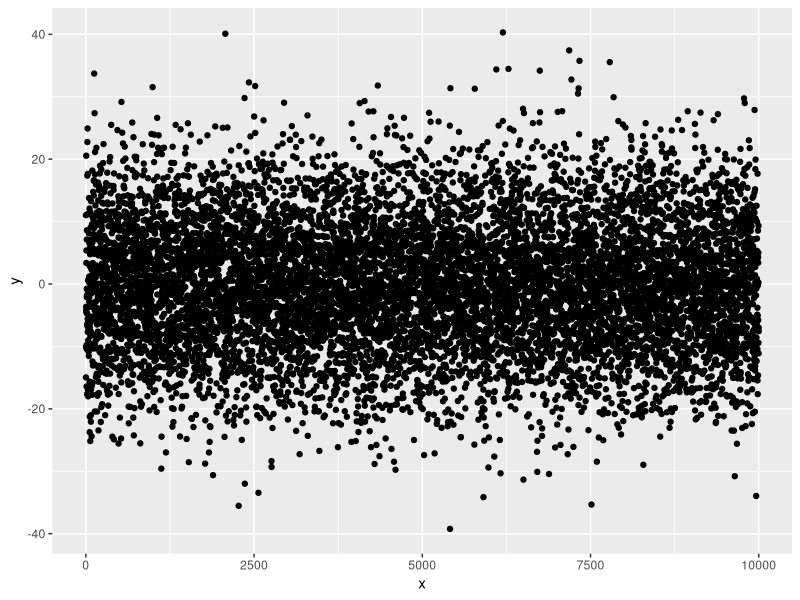

Here is the R script that generated this plot:
#BIO515 first Luc lecture



{
  #clearing workspace
  rm(list = ls())
  #garbage collection to free up memory
  gc()
}

#installing stuff
{
  #markdown
  if(!require("rmarkdown") ){
    install.packages("rmarkdown")
  }
  #tidyverse
  if(!require("tidyverse") ){
    install.packages("tidyverse")
  }
  #ggplot2
  if(!require("ggplot2") ){
    install.packages("ggplot2")
  }
}


#load R script
file.edit("Tidyverse_test.R")




#creating silly title


  ## Scobio dobio 
scobius_doobus.df <- data.frame(x = 1:10000, y = rnorm(10000, 0, 10))

scobius_doobus.plot = ggplot(scobius_doobus.df, aes(x = x, y = y))+ geom_point()
plot(scobius_doobus.plot)
